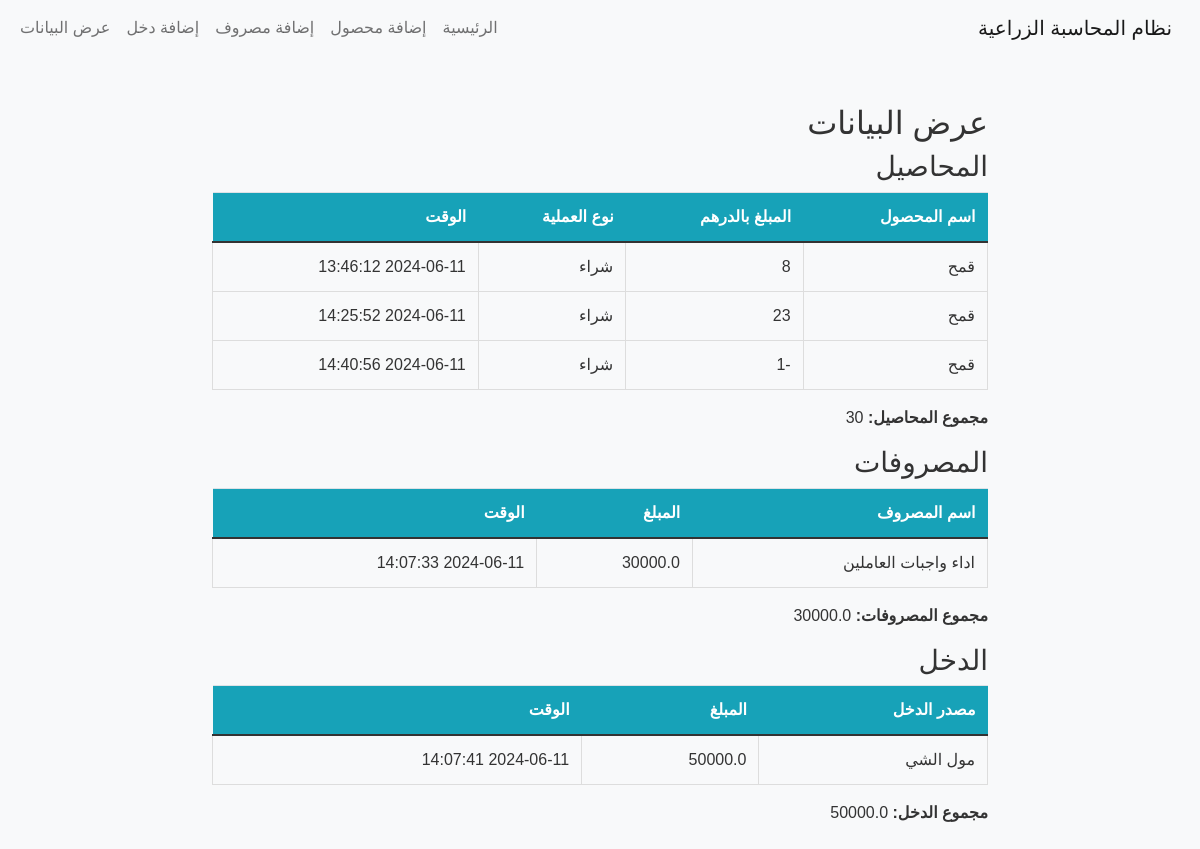
Page /view_data on the committed database.
### tables this page shows
CREATE TABLE crops (id INTEGER PRIMARY KEY, name TEXT, quantity INTEGER, operation TEXT, timestamp TIMESTAMP DEFAULT CURRENT_TIMESTAMP);

CREATE TABLE expenses (id INTEGER PRIMARY KEY, name TEXT, amount REAL, timestamp TIMESTAMP DEFAULT CURRENT_TIMESTAMP);

CREATE TABLE incomes (id INTEGER PRIMARY KEY, source TEXT, amount REAL, timestamp TIMESTAMP DEFAULT CURRENT_TIMESTAMP);

### app.py (the view)
@app.route('/view_data')
def view_data():
    conn = sqlite3.connect('database.db')
    cursor = conn.cursor()
    cursor.execute('SELECT * FROM crops')
    crops = cursor.fetchall()
    cursor.execute('SELECT * FROM expenses')
    expenses = cursor.fetchall()
    cursor.execute('SELECT * FROM incomes')
    incomes = cursor.fetchall()
    cursor.execute('SELECT SUM(quantity) FROM crops')
    total_crops = cursor.fetchone()[0]
    cursor.execute('SELECT SUM(amount) FROM expenses')
    total_expenses = cursor.fetchone()[0]
    cursor.execute('SELECT SUM(amount) FROM incomes')
    total_incomes = cursor.fetchone()[0]
    conn.close()
    return render_template('view_data.html', crops=crops, expenses=expenses, incomes=incomes, total_crops=total_crops, total_expenses=total_expenses, total_incomes=total_incomes)

### templates/view_data.html
{% extends "base.html" %}
{% block content %}
<h2 class="mt-5">عرض البيانات</h2>
<h3>المحاصيل</h3>
<table class="table table-bordered">
    <thead>
        <tr>
            <th>اسم المحصول</th>
            <th>المبلغ بالدرهم</th>
            <th>نوع العملية</th>
            <th>الوقت</th>
        </tr>
    </thead>
    <tbody>
        {% for crop in crops %}
        <tr>
            <td>{{ crop[1] }}</td>
            <td>{{ crop[2] }}</td>
            <td>{{ crop[3] }}</td>
            <td>{{ crop[4] }}</td>
        </tr>
        {% endfor %}
    </tbody>
</table>
<p><strong>مجموع المحاصيل: </strong>{{ total_crops or 0 }}</p>
<h3>المصروفات</h3>
<table class="table table-bordered">
    <thead>
        <tr>
            <th>اسم المصروف</th>
            <th>المبلغ</th>
            <th>الوقت</th>
        </tr>
    </thead>
    <tbody>
        {% for expense in expenses %}
        <tr>
            <td>{{ expense[1] }}</td>
            <td>{{ expense[2] }}</td>
            <td>{{ expense[3] }}</td>
        </tr>
        {% endfor %}
    </tbody>
</table>
<p><strong>مجموع المصروفات: </strong>{{ total_expenses or 0 }}</p>
<h3>الدخل</h3>
<table class="table table-bordered">
    <thead>
        <tr>
            <th>مصدر الدخل</th>
            <th>المبلغ</th>
            <th>الوقت</th>
        </tr>
    </thead>
    <tbody>
        {% for income in incomes %}
        <tr>
            <td>{{ income[1] }}</td>
            <td>{{ income[2] }}</td>
            <td>{{ income[3] }}</td>
        </tr>
        {% endfor %}
    </tbody>
</table>
<p><strong>مجموع الدخل: </strong>{{ total_incomes or 0 }}</p>
{% endblock %}

### templates/base.html (shortened to what this page needs)
<!DOCTYPE html>
<html lang="ar">
<head>
    <link rel="stylesheet" href="https://cdnjs.cloudflare.com/ajax/libs/bootstrap/5.1.3/css/bootstrap.min.css">
    <link rel="stylesheet" href="{{ url_for('static', filename='css/styles.css') }}">
</head>
<body>
    <nav class="navbar navbar-expand-lg navbar-light bg-light">
        <div class="container-fluid">
            <a class="navbar-brand" href="/">نظام المحاسبة الزراعية</a>
            <div class="collapse navbar-collapse" id="navbarNav">
                <ul class="navbar-nav me-auto mb-2 mb-lg-0">
                    <li class="nav-item">
                        <a class="nav-link" href="/">الرئيسية</a>
                    </li>
                    <li class="nav-item">
                        <a class="nav-link" href="/add_crop">إضافة محصول</a>
                    </li>
                    <li class="nav-item">
                        <a class="nav-link" href="/add_expense">إضافة مصروف</a>
                    </li>
                    <li class="nav-item">
                        <a class="nav-link" href="/add_income">إضافة دخل</a>
                    </li>
                    <li class="nav-item">
                        <a class="nav-link" href="/view_data">عرض البيانات</a>
                    </li>
                </ul>
            </div>
        </div>
    </nav>
    <div class="container mt-5">
        {% block content %}{% endblock %}
    </div>
</body>
</html>

### static/css/styles.css (style rules this page uses)
body { font-family: Arial, sans-serif; background-color: #f8f9fa; color: #333; direction: rtl; }
.container { margin: 50px auto; max-width: 800px; }
.table { width: 100%; margin-bottom: 1rem; color: #333; border-collapse: collapse; }
.table th, .table td { padding: 12px; vertical-align: middle; border-bottom: 1px solid #ddd; }
.table thead th { background-color: #17a2b8; color: #fff; border: none; }
.table-bordered th, .table-bordered td { border: 1px solid #ddd; }

### rows in the picture
crops: name "قمح", quantity "8", operation "شراء", timestamp "2024-06-11 13:46:12"
crops: name "قمح", quantity "23", operation "شراء", timestamp "2024-06-11 14:25:52"
crops: name "قمح", quantity "-1", operation "شراء", timestamp "2024-06-11 14:40:56"
expenses: name "اداء واجبات العاملين", amount "30000.0", timestamp "2024-06-11 14:07:33"
incomes: source "مول الشي", amount "50000.0", timestamp "2024-06-11 14:07:41"

### other values in the picture
{{ total_crops or 0 }} "30"
{{ total_expenses or 0 }} "30000.0"
{{ total_incomes or 0 }} "50000.0"
